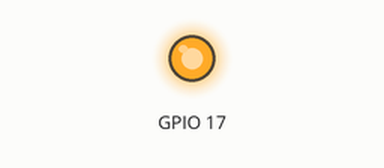
Bench run of a program on a simulated Raspberry Pi (BCM pin numbers). On the bench: output pins drawn as LEDs (lit = HIGH). At 0.0 s the program stops and its outputs stay as they are.

Above: at 0.1 s.
Timing chart, 0 to 1.5 s (numbered marks = the images above):
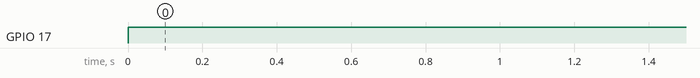

Measured:
- by itself, GPIO 17: LOW → HIGH at 0.00 s

The program:

ledoff1.py
```python
import time
import RPi.GPIO as GPIO

GPIO.setmode(GPIO.BCM)
GPIO.setwarnings(False)
GPIO.setup(17, GPIO.OUT)

def trigger ():
	GPIO.output(17, GPIO.HIGH)
try:
	trigger()

except KeyboardInterrupt:
    print ("Quit")
    GPIO.cleanup()
```
